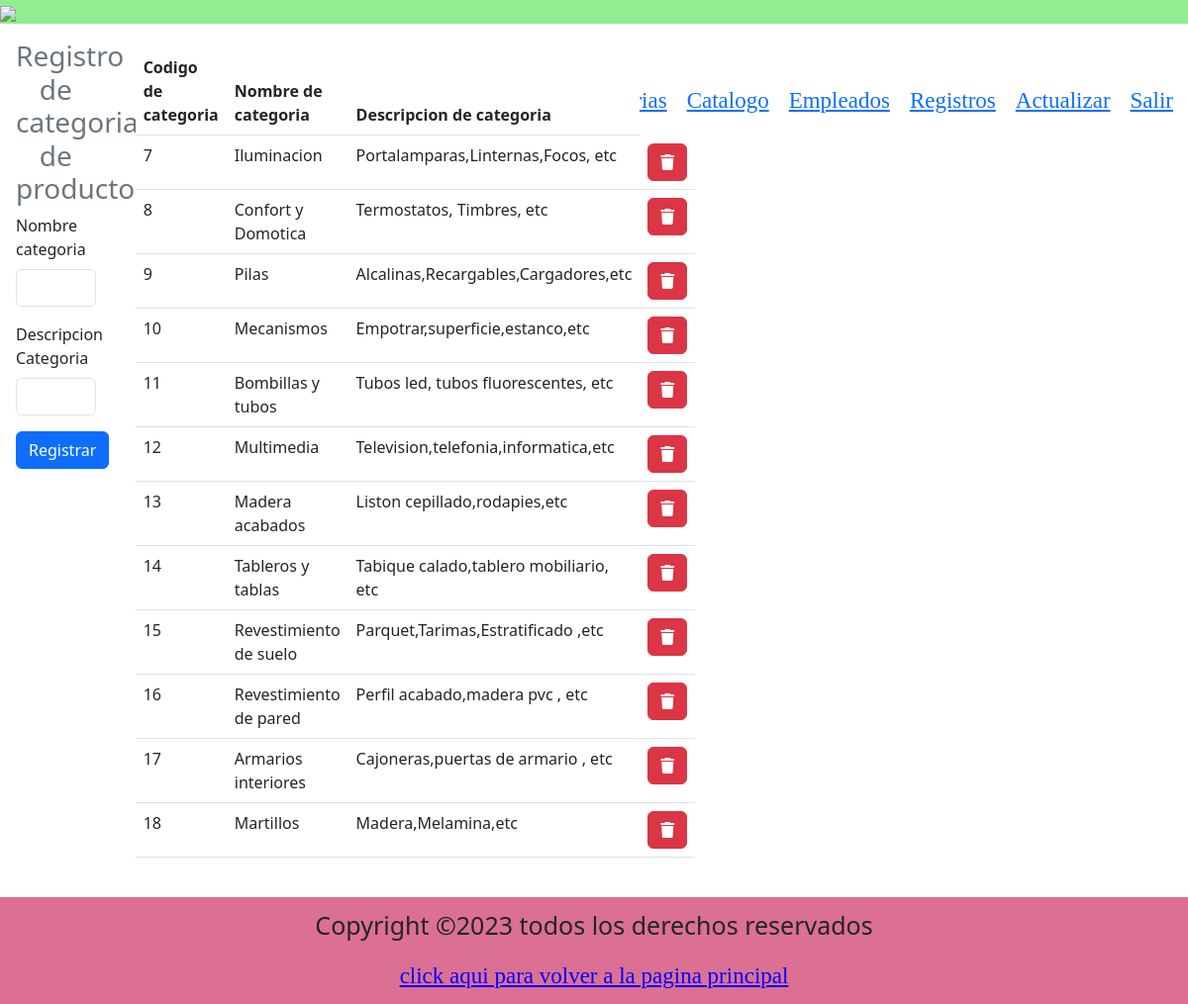
Screenshot of /vista/categorias.php (signed in) with the database file from the repository.
### tables this page shows
CREATE TABLE `categorias` (
  `CodCat` int(11) NOT NULL,
  `NomCat` varchar(45) NOT NULL,
  `DesCat` varchar(45) NOT NULL
);

### vista/categorias.php (the view, shortened to what this page needs)
 <!DOCTYPE html>
<html>
<head>
	<link rel="stylesheet" href="styles2.css">
	<link href="https://cdn.jsdelivr.net/npm/bootstrap@5.3.0/dist/css/bootstrap.min.css" rel="stylesheet">
</head>
<body>
	<header>
		<img src="ferre.jpg">
		<nav>
			<ul>
				<li><a href="principal.php">Pagina Principal</a></li>
				<?php if($_SESSION['nom']=='Administrador'){  ?>
				<li><a href="categorias.php">Categorias</a></li>
				<?php }
			    ?>
				<li><a href="catalogo.php">Catalogo</a></li>
                <?php if($_SESSION['nom']=='Administrador'){  ?>
				<li><a href="empleados.php">Empleados</a></li>
				<?php }
			    ?>
				<li><a href="registro_compras.php">Registros</a></li>
                <?php
                 if($_SESSION['nom']=='Administrador'){?>
				<li><a href="actualizar.php">Actualizar</a></li>
			    <?php }
			    ?>
				<li><a href="../controlador/controlador_cerrar_sesion.php">Salir</a></li>
			</ul>
	    </nav>
	</header>
	<div class="row">
		<div class="container- fluid row">
			<form class="col-4 p-3" method="POST">
				<h3 class="text-center text-secondary">Registro de categoria de productos</h3>
               <div class="mb-3">
                 <label for="exampleInputEmail1" class="form-label">Nombre categoria</label>
                 <input type="text" class="form-control" name="nom">
               </div>
               <div class="mb-3">
                 <label for="exampleInputEmail1" class="form-label">Descripcion Categoria</label>
                 <input type="text" class="form-control" name="des">
               </div>
               <button type="submit" class="btn btn-primary" name="btnintro" value="ok">Registrar</button>
            </form>
            <div class="col-8 p-4">
            	<table class="table">
                  <thead class="bg-info">
                    <tr>
                      <th scope="col">Codigo de categoria</th>
                      <th scope="col">Nombre de categoria</th>
                      <th scope="col">Descripcion de categoria</th>
                    </tr>
                  </thead>
                  <tbody>
                  	<?php
                  	 include("../modelo/conexion.php");
                  	 $sql=$con->query("SELECT * FROM categorias");
                  	 while ($datos=$sql->fetch_object()){?>
                  	 	     <tr>
                                <td><?= $datos->CodCat?></td>
                                <td><?= $datos->NomCat?></td>
                                <td><?= $datos->DesCat?></td>
                                <td>
                      	           <a href="categorias.php?id=<?= $datos->CodCat ?>" class="btn btn-small btn-danger"><i class="fa-solid fa-trash"></i></a>
                                </td>
                             </tr>
                  	<?php    }
                  	 ?>
                  </tbody>
                </table>
            </div>
		</div>
		</div>
	<footer>
		<p style="font-size: 25px">Copyright &copy;2023 todos los derechos reservados</p>
		<a href="principal.php" style="color:blue"> click aqui para volver a la pagina principal</a>
	</footer>
</body>
</html>

### vista/styles2.css (style rules this page uses)
img { width: 300px; margin-left: 0; }
li { float:left; list-style: none; padding: 10px; }
nav { float:right; margin-top: 75px; margin-right: 5px; }
a { text-decoration: none; font-family: fantasy; color:brown; font-size: 23px; }
header { background-color: lightgreen; }
.row { display: flex; flex-wrap:wrap; }
footer { padding: 10px; text-align:center; background-color: palevioletred; }

### rows the page displays
categorias: CodCat "7", NomCat "Iluminacion", DesCat "Portalamparas,Linternas,Focos, etc"
categorias: CodCat "8", NomCat "Confort y Domotica", DesCat "Termostatos, Timbres, etc"
categorias: CodCat "9", NomCat "Pilas", DesCat "Alcalinas,Recargables,Cargadores,etc"
categorias: CodCat "10", NomCat "Mecanismos", DesCat "Empotrar,superficie,estanco,etc"
categorias: CodCat "11", NomCat "Bombillas y tubos", DesCat "Tubos led, tubos fluorescentes, etc"
categorias: CodCat "12", NomCat "Multimedia", DesCat "Television,telefonia,informatica,etc"
categorias: CodCat "13", NomCat "Madera acabados", DesCat "Liston cepillado,rodapies,etc"
categorias: CodCat "14", NomCat "Tableros y tablas", DesCat "Tabique calado,tablero mobiliario, etc"
categorias: CodCat "15", NomCat "Revestimiento de suelo", DesCat "Parquet,Tarimas,Estratificado ,etc"
categorias: CodCat "16", NomCat "Revestimiento de pared", DesCat "Perfil acabado,madera pvc , etc"
categorias: CodCat "17", NomCat "Armarios interiores", DesCat "Cajoneras,puertas de armario , etc"
categorias: CodCat "18", NomCat "Martillos", DesCat "Madera,Melamina,etc"
